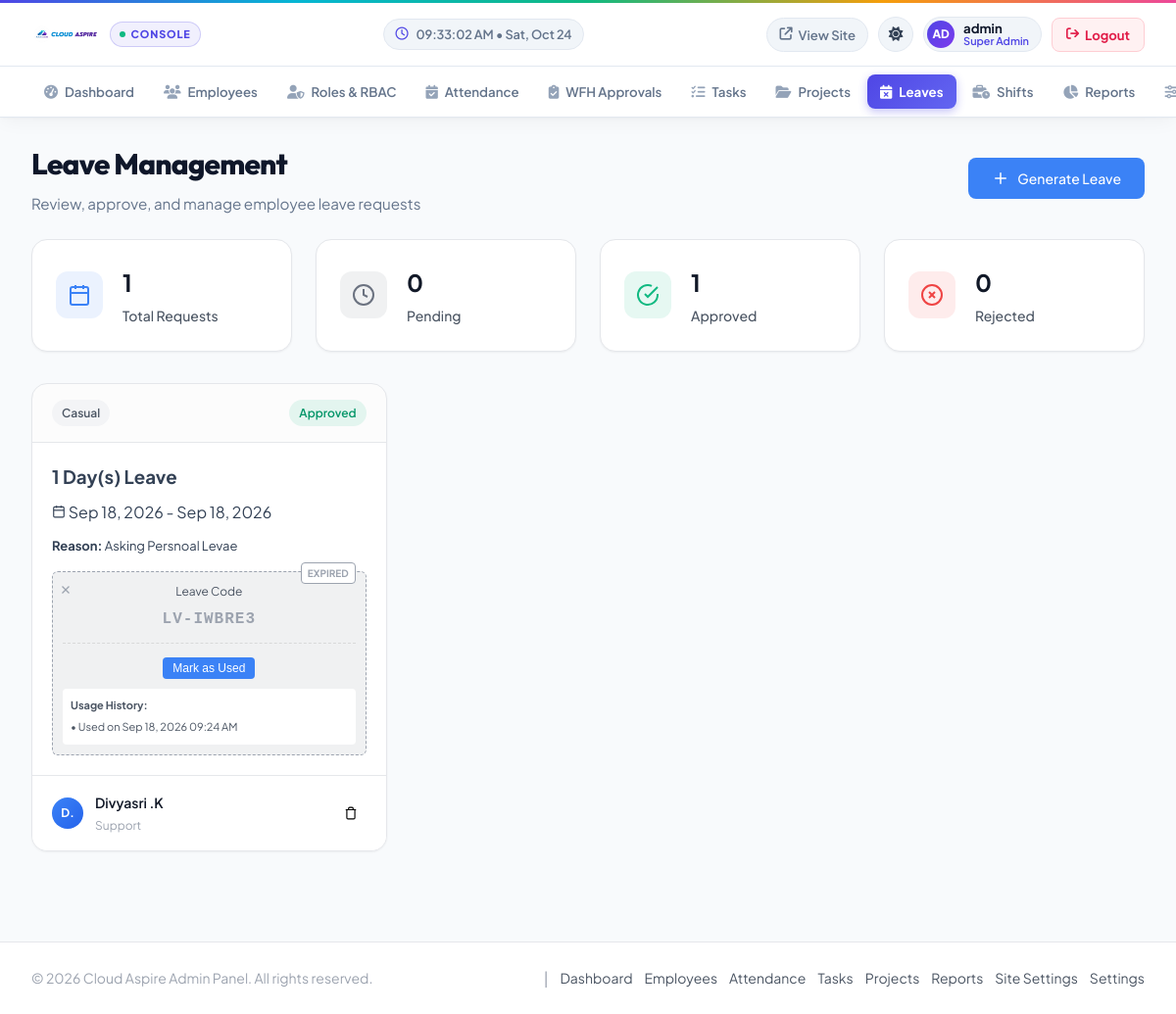
The app's page /admin/leave.php (signed in) with its own data.
### tables this page shows
CREATE TABLE `site_settings` (
  `id` int(11) NOT NULL AUTO_INCREMENT,
  `site_name` varchar(120) NOT NULL,
  `tagline` varchar(255) DEFAULT NULL,
  `brand_color` varchar(20) DEFAULT '#4f46e5',
  `support_email` varchar(255) DEFAULT NULL,
  `support_phone` varchar(50) DEFAULT NULL,
  `logo` varchar(255) DEFAULT NULL,
  `favicon` varchar(255) DEFAULT NULL,
  `smtp_host` varchar(255) DEFAULT NULL,
  `smtp_port` smallint(5) unsigned NOT NULL DEFAULT 587,
  `smtp_encryption` varchar(10) NOT NULL DEFAULT 'tls',
  `smtp_username` varchar(255) DEFAULT NULL,
  `smtp_password` text DEFAULT NULL,
  `smtp_from_email` varchar(255) DEFAULT NULL,
  `smtp_from_name` varchar(120) DEFAULT NULL,
  `is_active` tinyint(1) NOT NULL DEFAULT 1,
  `created_at` timestamp NOT NULL DEFAULT current_timestamp(),
  `updated_at` timestamp NOT NULL DEFAULT current_timestamp() ON UPDATE current_timestamp(),
  `office_name` varchar(150) NOT NULL DEFAULT 'Cloud Aspire Headquarters',
  `office_address` varchar(255) DEFAULT NULL,
  `office_latitude` decimal(10,8) DEFAULT 11.94160000,
  `office_longitude` decimal(11,8) DEFAULT 79.80830000,
  `office_radius_meters` int(11) NOT NULL DEFAULT 100,
  `location_attendance_enabled` tinyint(1) NOT NULL DEFAULT 1,
  `wfh_early_window_minutes` int(11) NOT NULL DEFAULT 15,
  `wfh_grace_period_minutes` int(11) NOT NULL DEFAULT 15,
  `wfh_late_threshold_minutes` int(11) NOT NULL DEFAULT 30,
  `wfh_auto_reschedule_allowed` tinyint(1) NOT NULL DEFAULT 0,
  PRIMARY KEY (`id`)
);

CREATE TABLE `leave_requests` (
  `id` int(11) NOT NULL AUTO_INCREMENT,
  `employee_id` int(11) NOT NULL,
  `leave_type` enum('annual','sick','casual','early_departure') NOT NULL,
  `start_date` date NOT NULL,
  `end_date` date NOT NULL,
  `days` int(11) NOT NULL,
  `reason` text NOT NULL,
  `early_departure_time` time DEFAULT NULL,
  `status` enum('pending','approved','rejected') DEFAULT 'pending',
  `rejection_reason` text DEFAULT NULL,
  `approved_by` int(11) DEFAULT NULL,
  `approved_at` datetime DEFAULT NULL,
  `leave_code` varchar(20) DEFAULT NULL,
  `created_at` timestamp NOT NULL DEFAULT current_timestamp(),
  PRIMARY KEY (`id`),
  KEY `employee_id` (`employee_id`),
  CONSTRAINT `leave_requests_ibfk_1` FOREIGN KEY (`employee_id`) REFERENCES `employees` (`id`) ON DELETE CASCADE
);

CREATE TABLE `employees` (
  `id` int(11) NOT NULL AUTO_INCREMENT,
  `first_name` varchar(50) NOT NULL,
  `last_name` varchar(50) NOT NULL,
  `email` varchar(100) NOT NULL,
  `password` varchar(255) DEFAULT NULL,
  `phone` varchar(20) DEFAULT NULL,
  `department` varchar(50) DEFAULT NULL,
  `position` varchar(100) DEFAULT NULL,
  `salary` decimal(10,2) DEFAULT NULL,
  `hire_date` date DEFAULT NULL,
  `status` enum('active','inactive','on_leave') DEFAULT 'active',
  `work_mode` enum('on_site','wfh') NOT NULL DEFAULT 'on_site',
  `created_at` timestamp NOT NULL DEFAULT current_timestamp(),
  `updated_at` timestamp NOT NULL DEFAULT current_timestamp() ON UPDATE current_timestamp(),
  `avatar` varchar(255) DEFAULT NULL,
  `aadhar_image` varchar(255) DEFAULT NULL,
  `aadhar_verified` tinyint(1) DEFAULT 0,
  `employee_id` varchar(10) DEFAULT NULL,
  `first_login_completed` tinyint(1) DEFAULT 0,
  PRIMARY KEY (`id`),
  UNIQUE KEY `email` (`email`)
);

### admin/leave.php (the view, shortened to what the rows shown need)
<?php
require_once '../app/security.php';
try {
    $sql = "
        SELECT lr.*, e.first_name, e.last_name, e.department, e.position
        FROM leave_requests lr
        JOIN employees e ON lr.employee_id = e.id
        ORDER BY lr.created_at DESC
    ";
    $stmt = $pdo->query($sql);
    $leaves = $stmt->fetchAll();
} catch (PDOException $e) {
    $leaves = [];
    $message = 'Error loading leave requests: ' . $e->getMessage();
    $messageType = 'error';
}
?>
<?php include 'header.php'; ?>
<div class="page-header">
    <div>
        <h1 class="page-title">Leave Management</h1>
    </div>
</div>
<?php if (empty($leaves)): ?>
<div class="empty-state">
    <div class="empty-state-icon">
        <svg width="64" height="64" viewBox="0 0 24 24" fill="none" stroke="currentColor" stroke-width="2">
            <path d="M20 21v-2a4 4 0 0 0-4-4H8a4 4 0 0 0-4 4v2"></path>
            <circle cx="12" cy="7" r="4"></circle>
        </svg>
    </div>
    <h3>No leave requests found</h3>
    <p>When employees submit leave requests, they will appear here.</p>
</div>
<?php else: ?>
<div class="task-grid">
    <?php foreach ($leaves as $leave):
        $empInitials = strtoupper(substr($leave['first_name'], 0, 1) . substr($leave['last_name'], 0, 1));
        $formattedStartDate = date('M d, Y', strtotime($leave['start_date']));
        $formattedEndDate = date('M d, Y', strtotime($leave['end_date']));
    ?>
    <div class="task-card">
        <div class="task-card-header">
            <span class="badge" style="background: var(--bg-tertiary); color: var(--text-secondary); border: 1px solid var(--border-color);">
                <?php echo ucfirst(str_replace('_', ' ', $leave['leave_type'])); ?>
            </span>
            <span class="badge status-badge status-<?php echo $leave['status']; ?>">
                <?php echo ucfirst($leave['status']); ?>
            </span>
        </div>
        <div class="task-card-body">
            <h3 class="task-title" style="margin-bottom: 8px;">
                <?php echo $leave['days']; ?> Day(s) Leave
            </h3>
            <div class="task-meta" style="margin-bottom: 12px;">
                <div class="meta-item date-item">
                    <svg width="14" height="14" viewBox="0 0 24 24" fill="none" stroke="currentColor" stroke-width="2">
                        <rect x="3" y="4" width="18" height="18" rx="2" ry="2"></rect>
                        <line x1="16" y1="2" x2="16" y2="6"></line>
                        <line x1="8" y1="2" x2="8" y2="6"></line>
                        <line x1="3" y1="10" x2="21" y2="10"></line>
                    </svg>
                    <span><?php echo $formattedStartDate; ?> - <?php echo $formattedEndDate; ?></span>
                </div>
            </div>
            <p class="task-description" style="font-size: 13px;">
                <strong>Reason:</strong> <?php echo nl2br(htmlspecialchars($leave['reason'])); ?>
            </p>
            <?php if ($leave['status'] === 'approved' && $leave['leave_code']):
                $isActive = (strtotime($leave['end_date']) >= strtotime(date('Y-m-d')));
                $codeStatusColor = $isActive ? 'var(--success-color)' : 'var(--text-tertiary)';
                $codeStatusBg = $isActive ? 'rgba(16, 185, 129, 0.1)' : 'rgba(107, 114, 128, 0.1)';
                $codeStatusLabel = $isActive ? 'Active' : 'Expired';
                $histStmt = $pdo->prepare("SELECT created_at FROM leave_code_history WHERE leave_id = ? ORDER BY created_at DESC");
                $histStmt->execute([$leave['id']]);
                $usageHistory = $histStmt->fetchAll();
            ?>
            <div style="margin-top: 15px; padding: 10px; background: <?php echo $codeStatusBg; ?>; border-radius: 6px; border: 1px dashed <?php echo $codeStatusColor; ?>; text-align: center; position: relative;">
                <a href="javascript:void(0)" onclick="if(confirm('Are you sure you want to delete this leave code?')) submitLeaveAction('delete_code', <?php echo $leave['id']; ?>)" style="position: absolute; top: 6px; left: 6px; color: var(--text-tertiary);" title="Delete Code">
                    <svg width="14" height="14" viewBox="0 0 24 24" fill="none" stroke="currentColor" stroke-width="2">
                        <line x1="18" y1="6" x2="6" y2="18"></line>
                        <line x1="6" y1="6" x2="18" y2="18"></line>
                    </svg>
                </a>
                <span style="position: absolute; top: -10px; right: 10px; background: var(--surface); color: <?php echo $codeStatusColor; ?>; font-size: 10px; font-weight: 700; padding: 2px 6px; border-radius: 4px; border: 1px solid <?php echo $codeStatusColor; ?>; text-transform: uppercase;">
                    <?php echo $codeStatusLabel; ?>
                </span>
                <span style="font-size: 12px; color: var(--text-secondary); display: block; margin-bottom: 4px;">Leave Code</span>
                <strong style="font-size: 16px; color: <?php echo $codeStatusColor; ?>; letter-spacing: 1px; font-family: monospace;"><?php echo $leave['leave_code']; ?></strong>
                <div style="margin-top: 10px; padding-top: 10px; border-top: 1px dashed rgba(0,0,0,0.1);">
                    <button type="button" onclick="submitLeaveAction('mark_used', <?php echo $leave['id']; ?>)" class="btn-action" style="background: var(--primary-500); color: white; border-radius: 4px; padding: 4px 10px; font-size: 12px; width: auto; height: auto; display: inline-block; text-decoration: none; border:none; cursor:pointer;">Mark as Used</button>
                    <?php if (count($usageHistory) > 0): ?>
                        <div style="margin-top: 10px; font-size: 11px; color: var(--text-secondary); text-align: left; max-height: 80px; overflow-y: auto; background: var(--surface-elevated); padding: 8px; border-radius: 4px;">
                            <strong style="display: block; margin-bottom: 4px;">Usage History:</strong>
                            <?php foreach ($usageHistory as $log): ?>
                                <div style="margin-bottom: 2px;">• Used on <?php echo date('M d, Y h:i A', strtotime($log['created_at'])); ?></div>
                            <?php endforeach; ?>
                        </div>
                    <?php else: ?>
                        <div style="margin-top: 8px; font-size: 11px; color: var(--text-tertiary);">No usage history recorded.</div>
                    <?php endif; ?>
                </div>
            </div>
            <?php endif; ?>
        </div>
        <div class="task-card-footer">
            <div class="assignee-info">
                <div class="assignee-avatar">
                    <?php echo $empInitials; ?>
                </div>
                <div class="assignee-text">
                    <span class="assignee-name"><?php echo htmlspecialchars($leave['first_name'] . ' ' . $leave['last_name']); ?></span>
                    <span class="assignee-dept"><?php echo htmlspecialchars($leave['department'] ?: 'General'); ?></span>
                </div>
            </div>
            <div class="task-actions">
                <button type="button" onclick="if(confirm('Are you sure you want to permanently delete this leave request?')) submitLeaveAction('delete', <?php echo $leave['id']; ?>)" class="btn-action btn-delete" style="border:none; cursor:pointer;" title="Delete">
                    <svg width="14" height="14" viewBox="0 0 24 24" fill="none" stroke="currentColor" stroke-width="2">
                        <polyline points="3 6 5 6 21 6"></polyline>
                        <path d="M19 6v14a2 2 0 0 1-2 2H7a2 2 0 0 1-2-2V6m3 0V4a2 2 0 0 1 2-2h4a2 2 0 0 1 2 2v2"></path>
                    </svg>
                </button>
            </div>
        </div>
    </div>
    <?php endforeach; ?>
</div>
<?php endif; ?>
<?php include 'footer.php'; ?>

### admin/header.php (shortened to what the rows shown need)
<?php
$activeSiteSettings = null;
if (isset($pdo) && $pdo instanceof PDO) {
    try {
        $stmt = $pdo->query("SELECT site_name, logo, favicon FROM site_settings WHERE is_active = 1 ORDER BY updated_at DESC LIMIT 1");
        $activeSiteSettings = $stmt->fetch(PDO::FETCH_ASSOC);
    } catch (PDOException $e) {}
}
$adminBrandName    = !empty($activeSiteSettings['site_name']) ? $activeSiteSettings['site_name'] : 'Cloud Aspire';
$adminBrandLogo    = !empty($activeSiteSettings['logo']) ? '/assets/uploads/site/' . rawurlencode($activeSiteSettings['logo']) : null;
?>
<!DOCTYPE html>
<html lang="en">
<head>
    <link rel="stylesheet" href="https://cdnjs.cloudflare.com/ajax/libs/font-awesome/6.5.1/css/all.min.css">
    <link rel="stylesheet" href="/assets/css/theme.css">
</head>
<body>
    <header class="adm-header-wrapper">
        <div class="adm-navbar" role="navigation" aria-label="Admin Navigation">
            <a href="dashboard" class="adm-brand-area" title="<?php echo htmlspecialchars($adminBrandName); ?> Admin Dashboard">
                <?php if ($adminBrandLogo): ?>
                    <img src="<?php echo htmlspecialchars($adminBrandLogo); ?>" alt="<?php echo htmlspecialchars($adminBrandName); ?>" class="adm-brand-logo-img">
                <?php endif; ?>
                <span class="adm-badge-saas">
                    <span class="adm-pulse-dot"></span>
                    <span>Console</span>
                </span>
            </a>
        </div>
    </header>
    <main class="main-content">

### admin/footer.php (shortened to what the rows shown need)
</main>
<footer class="admin-footer">
<div class="footer-content">
<p class="footer-text">
&copy; <?php echo date('Y'); ?> <?php echo htmlspecialchars($adminBrandName ?? 'Cloud Aspire'); ?> Admin Panel. All rights reserved.
</p>
<div class="footer-links">
<span class="footer-divider">|</span>
<a href="dashboard">Dashboard</a>
<a href="employee">Employees</a>
<a href="attendance">Attendance</a>
<a href="task">Tasks</a>
<a href="project">Projects</a>
<a href="reports">Reports</a>
<a href="site_settings">Site Settings</a>
<a href="settings">Settings</a>
</div>
</div>
</footer>
</body>
</html>

### records on screen
site_settings: logo (picture), site_name "Cloud Aspire"
leave_requests: leave_type "Casual", status "Approved", days "1", start_date "Sep 18, 2026", end_date "Sep 18, 2026", reason "Asking Persnoal Levae", end_date "EXPIRED", leave_code "LV-IWBRE3", created_at "Sep 18, 2026 09:24 AM", employee.last_name "D.", employee.last_name "Divyasri .K", employee.department "Support"

### other values on screen
$adminInitials "AD"
$adminUsername "admin"
$navItem['label'] "Dashboard"
$navItem['label'] "Employees"
$navItem['label'] "Roles & RBAC"
$navItem['label'] "Attendance"
$navItem['label'] "WFH Approvals"
$navItem['label'] "Tasks"
$navItem['label'] "Projects"
$navItem['label'] "Leaves"
$navItem['label'] "Shifts"
$navItem['label'] "Reports"
$stats['total'] "1"
$stats['pending'] "0"
$stats['approved'] "1"
